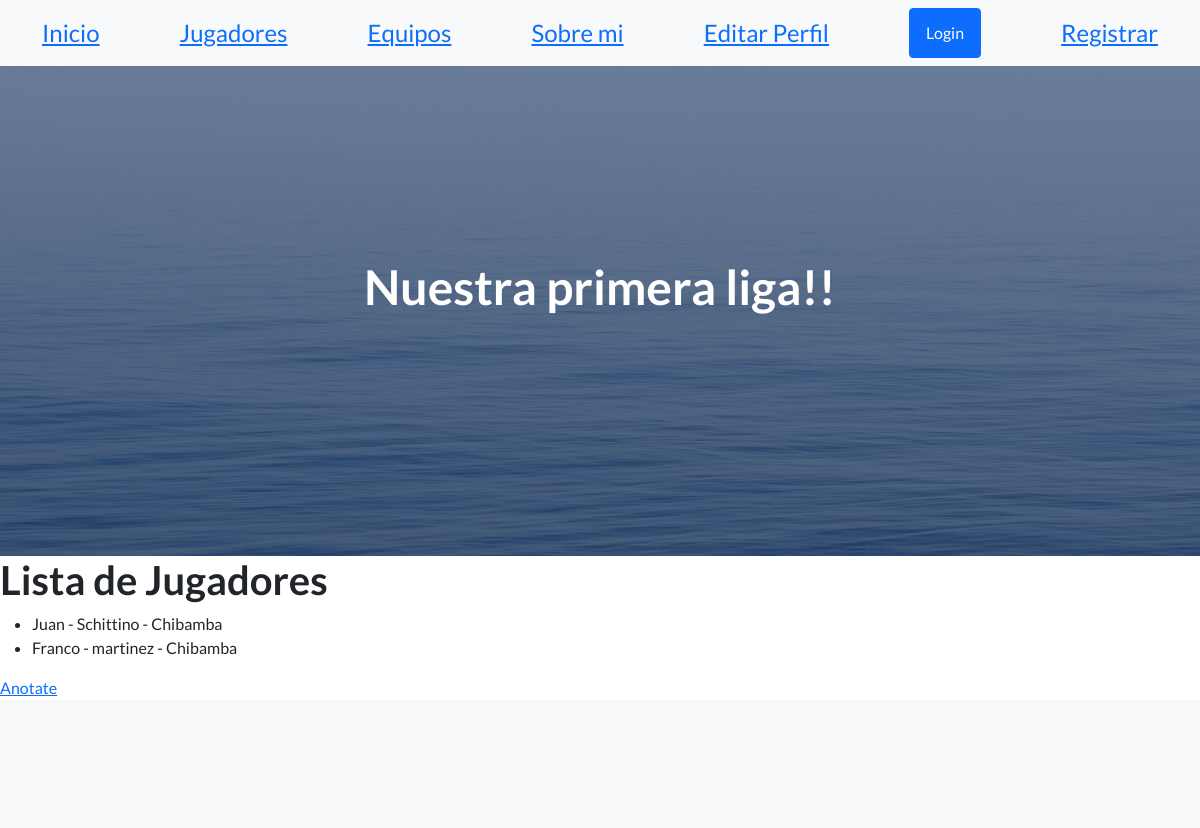
/app-coder/jugadores/, run on an earlier commit of the app's database.
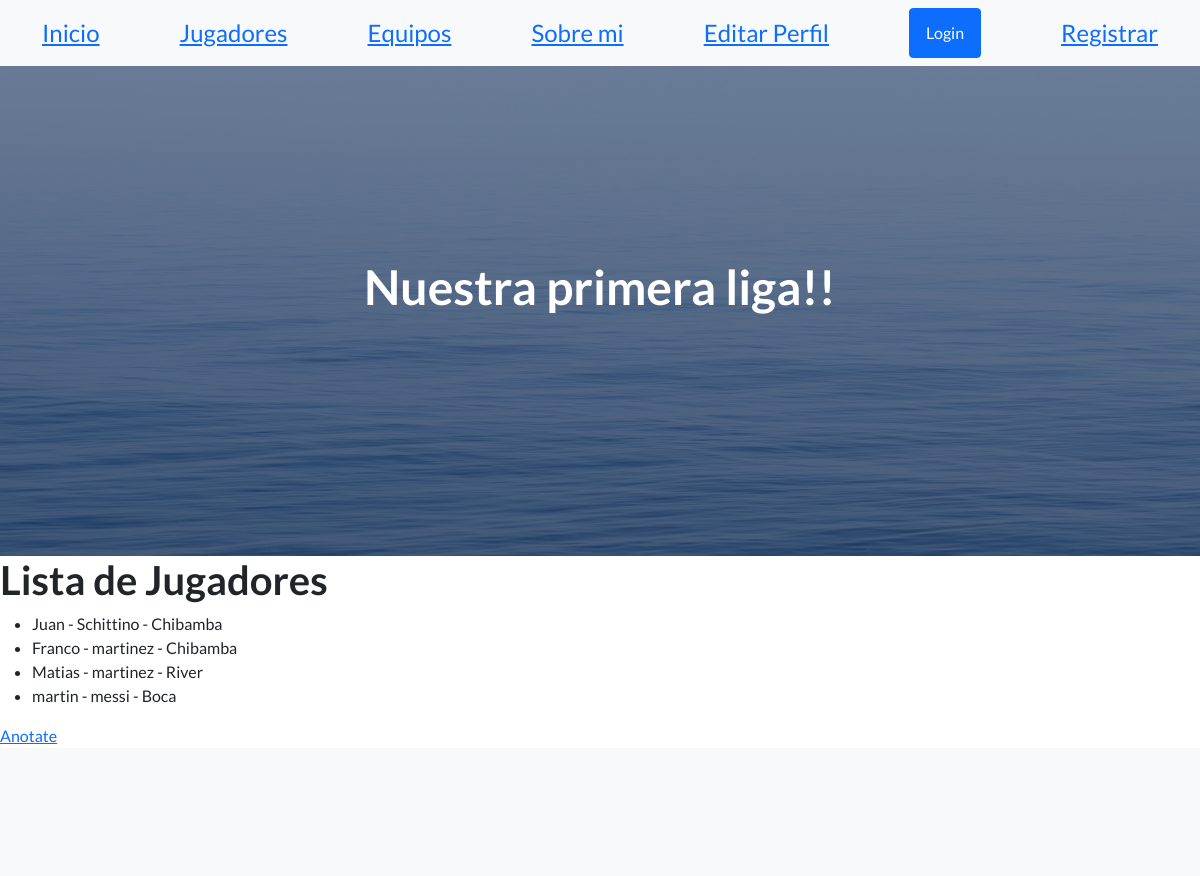
And on a later commit of the database.
### AppCoder/models.py (models this page shows, shortened)
class Jugadores(models.Model):
    nombre = models.CharField( max_length=50)
    apellido = models.CharField( max_length=50)
    equipo = models.CharField(max_length=50)
    gmail = models.EmailField()
    nacimiento = models.DateField(max_length=50)

### AppCoder/views.py (the view)
# urls.py: path("jugadores/", jugadores, name="Jugadores",),
def jugadores(request):
    lista = Jugadores.objects.all()
    return render(request, "jugadores.html", {"jugadores":lista})

### AppCoder/Template/jugadores.html
{% extends 'padre.html' %}
{% load static %}
{% block contenidoQueCambia %}
    <h1>Lista de Jugadores</h1>
    <ul>
        {% for jugador  in jugadores %}
            <li>
                {{jugador.nombre}} - {{jugador.apellido}} - {{jugador.equipo}}
            </li>
        {% endfor %}
    </ul>
    <a href="{% url "CreaJugador" %}">Anotate</a>
{% endblock contenidoQueCambia %}

### AppCoder/Template/padre.html (shortened to what this page needs)
<!DOCTYPE html>
<html lang="en">
    <head>
        {% load static %}
        <link href="https://cdn.jsdelivr.net/npm/bootstrap-icons@1.5.0/font/bootstrap-icons.css" rel="stylesheet" type="text/css" />
        <link href="{% static 'css/styles.css' %}" rel="stylesheet" />
    </head>
    <body>
        <nav class="navbar navbar-light bg-light static-top">
            <div class="container">
                <a class="navbar-brand1" style="font-size: x-large;" href="#!">Inicio</a>
                <a class="navbar-brand2" style="font-size: x-large;"  href="{% url "Jugadores" %}">Jugadores</a>
                <a class="navbar-brand3"  style="font-size: x-large;" href="{% url "Equipos" %}">Equipos</a>
                <a class="navbar-brand3" style="font-size: x-large;" href="{% url "AboutMe" %}">Sobre mi</a>
                <a class="navbar-brand3" style="font-size: x-large;" href="{% url "EditarPerfil" %}">Editar Perfil</a>
                {% if user.is_authenticated %}
                    <p>Bienvenido {{user.username}}  </p>
                    <a class="btn btn-primary" href="{% url "Logout" %}">Logout</a>
                {% else %}
                <a class="btn btn-primary" href="{% url "Login" %}">Login</a>
                <a class="navbar-brand3" style="font-size: x-large;" href="{% url "Registrar" %}">Registrar</a>
                {% endif %}
            </div>
        </nav>
        <header class="masthead">
            <div class="container position-relative">
                <div class="row justify-content-center">
                    <div class="col-xl-6">
                        <div class="text-center text-white">
                            <h1 class="mb-5">Nuestra primera liga!!</h1>
                        </div>
                    </div>
                </div>
            </div>
        </header>
        {% block contenidoQueCambia %}
        {% endblock contenidoQueCambia %}
        <footer class="footer bg-light">
        </footer>
    </body>
</html>

What changed in the data, as far as the page shows it:
added Jugadores: nombre "Matias", apellido "martinez", equipo "River"
added Jugadores: nombre "martin", apellido "messi", equipo "Boca"
